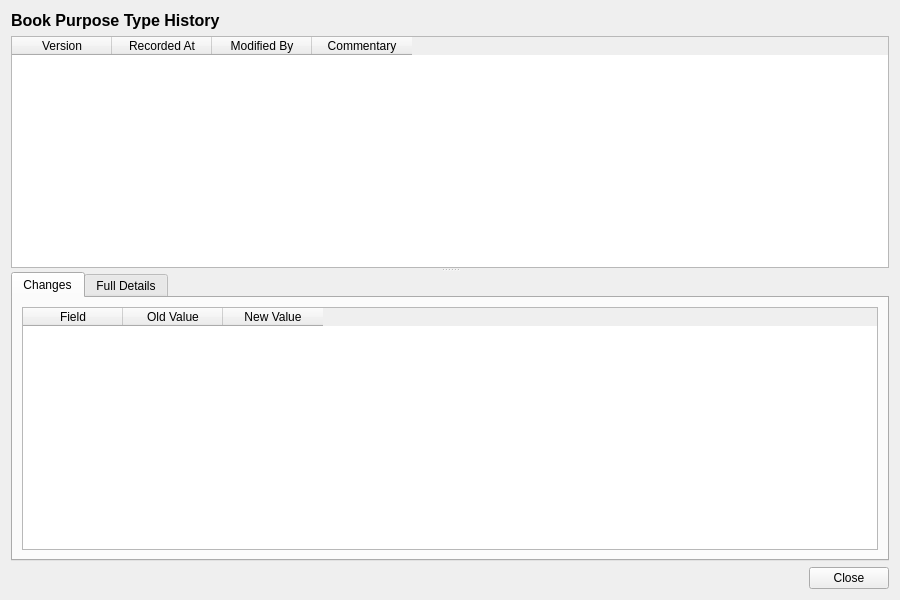
<?xml version="1.0" encoding="UTF-8"?>
<ui version="4.0">
 <class>BookPurposeTypeHistoryDialog</class>
 <widget class="QWidget" name="BookPurposeTypeHistoryDialog">
  <property name="geometry">
   <rect>
    <x>0</x>
    <y>0</y>
    <width>900</width>
    <height>600</height>
   </rect>
  </property>
  <property name="windowTitle">
   <string>Book Purpose Type History</string>
  </property>
  <layout class="QVBoxLayout" name="verticalLayout">
   <item>
    <widget class="QLabel" name="titleLabel">
     <property name="font">
      <font>
       <pointsize>12</pointsize>
       <bold>true</bold>
      </font>
     </property>
     <property name="text">
      <string>Book Purpose Type History</string>
     </property>
    </widget>
   </item>
   <item>
    <widget class="QSplitter" name="splitter">
     <property name="orientation">
      <enum>Qt::Vertical</enum>
     </property>
     <widget class="QTableWidget" name="versionListWidget">
      <property name="minimumHeight">
       <number>150</number>
      </property>
      <property name="maximumHeight">
       <number>250</number>
      </property>
      <property name="alternatingRowColors">
       <bool>true</bool>
      </property>
      <property name="editTriggers">
       <set>QAbstractItemView::NoEditTriggers</set>
      </property>
      <property name="selectionMode">
       <enum>QAbstractItemView::SingleSelection</enum>
      </property>
      <property name="selectionBehavior">
       <enum>QAbstractItemView::SelectRows</enum>
      </property>
      <column>
       <property name="text">
        <string>Version</string>
       </property>
      </column>
      <column>
       <property name="text">
        <string>Recorded At</string>
       </property>
      </column>
      <column>
       <property name="text">
        <string>Modified By</string>
       </property>
      </column>
      <column>
       <property name="text">
        <string>Commentary</string>
       </property>
      </column>
     </widget>
     <widget class="QWidget" name="detailWidget">
      <layout class="QVBoxLayout" name="detailLayout">
       <property name="leftMargin">
        <number>0</number>
       </property>
       <property name="topMargin">
        <number>0</number>
       </property>
       <property name="rightMargin">
        <number>0</number>
       </property>
       <property name="bottomMargin">
        <number>0</number>
       </property>
       <item>
        <widget class="QTabWidget" name="tabWidget">
         <property name="currentIndex">
          <number>0</number>
         </property>
         <widget class="QWidget" name="changesTab">
          <attribute name="title">
           <string>Changes</string>
          </attribute>
          <layout class="QVBoxLayout" name="changesTabLayout">
           <item>
            <widget class="QTableWidget" name="changesTableWidget">
             <property name="editTriggers">
              <set>QAbstractItemView::NoEditTriggers</set>
             </property>
             <property name="alternatingRowColors">
              <bool>true</bool>
             </property>
             <property name="selectionMode">
              <enum>QAbstractItemView::SingleSelection</enum>
             </property>
             <property name="selectionBehavior">
              <enum>QAbstractItemView::SelectRows</enum>
             </property>
             <column>
              <property name="text">
               <string>Field</string>
              </property>
             </column>
             <column>
              <property name="text">
               <string>Old Value</string>
              </property>
             </column>
             <column>
              <property name="text">
               <string>New Value</string>
              </property>
             </column>
            </widget>
           </item>
          </layout>
         </widget>
         <widget class="QWidget" name="fullDetailsTab">
          <attribute name="title">
           <string>Full Details</string>
          </attribute>
          <layout class="QVBoxLayout" name="fullDetailsTabLayout">
           <item>
            <widget class="QScrollArea" name="scrollArea">
             <property name="widgetResizable">
              <bool>true</bool>
             </property>
             <widget class="QWidget" name="scrollAreaWidgetContents">
              <property name="geometry">
               <rect>
                <x>0</x>
                <y>0</y>
                <width>560</width>
                <height>450</height>
               </rect>
              </property>
              <layout class="QFormLayout" name="formLayout">
               <item row="0" column="0">
                <widget class="QLabel" name="codeLabel">
                 <property name="text">
                  <string>Code:</string>
                 </property>
                </widget>
               </item>
               <item row="0" column="1">
                <widget class="QLabel" name="codeValue">
                 <property name="text">
                  <string/>
                 </property>
                </widget>
               </item>
               <item row="1" column="0">
                <widget class="QLabel" name="nameLabel">
                 <property name="text">
                  <string>Name:</string>
                 </property>
                </widget>
               </item>
               <item row="1" column="1">
                <widget class="QLabel" name="nameValue">
                 <property name="text">
                  <string/>
                 </property>
                </widget>
               </item>
               <item row="2" column="0">
                <widget class="QLabel" name="descriptionLabel">
                 <property name="text">
                  <string>Description:</string>
                 </property>
                </widget>
               </item>
               <item row="2" column="1">
                <widget class="QLabel" name="descriptionValue">
                 <property name="text">
                  <string/>
                 </property>
                 <property name="wordWrap">
                  <bool>true</bool>
                 </property>
                </widget>
               </item>
               <item row="3" column="0">
                <widget class="QLabel" name="versionNumberLabel">
                 <property name="text">
                  <string>Version:</string>
                 </property>
                </widget>
               </item>
               <item row="3" column="1">
                <widget class="QLabel" name="versionNumberValue">
                 <property name="text">
                  <string/>
                 </property>
                </widget>
               </item>
               <item row="4" column="0">
                <widget class="QLabel" name="modifiedByLabel">
                 <property name="text">
                  <string>Modified By:</string>
                 </property>
                </widget>
               </item>
               <item row="4" column="1">
                <widget class="QLabel" name="modifiedByValue">
                 <property name="text">
                  <string/>
                 </property>
                </widget>
               </item>
               <item row="5" column="0">
                <widget class="QLabel" name="recordedAtLabel">
                 <property name="text">
                  <string>Recorded At:</string>
                 </property>
                </widget>
               </item>
               <item row="5" column="1">
                <widget class="QLabel" name="recordedAtValue">
                 <property name="text">
                  <string/>
                 </property>
                </widget>
               </item>
               <item row="6" column="0">
                <widget class="QLabel" name="changeCommentaryLabel">
                 <property name="text">
                  <string>Change Commentary:</string>
                 </property>
                </widget>
               </item>
               <item row="6" column="1">
                <widget class="QLabel" name="changeCommentaryValue">
                 <property name="text">
                  <string/>
                 </property>
                 <property name="wordWrap">
                  <bool>true</bool>
                 </property>
                </widget>
               </item>
              </layout>
             </widget>
            </widget>
           </item>
          </layout>
         </widget>
        </widget>
       </item>
      </layout>
     </widget>
    </widget>
   </item>
   <item>
    <layout class="QHBoxLayout" name="buttonLayout">
     <item>
      <spacer name="horizontalSpacer">
       <property name="orientation">
        <enum>Qt::Horizontal</enum>
       </property>
       <property name="sizeHint" stdset="0">
        <size><width>40</width><height>20</height></size>
       </property>
      </spacer>
     </item>
     <item>
      <widget class="QPushButton" name="closeButton">
       <property name="text">
        <string>Close</string>
       </property>
      </widget>
     </item>
    </layout>
   </item>
  </layout>
 </widget>
 <resources/>
 <connections/>
</ui>
